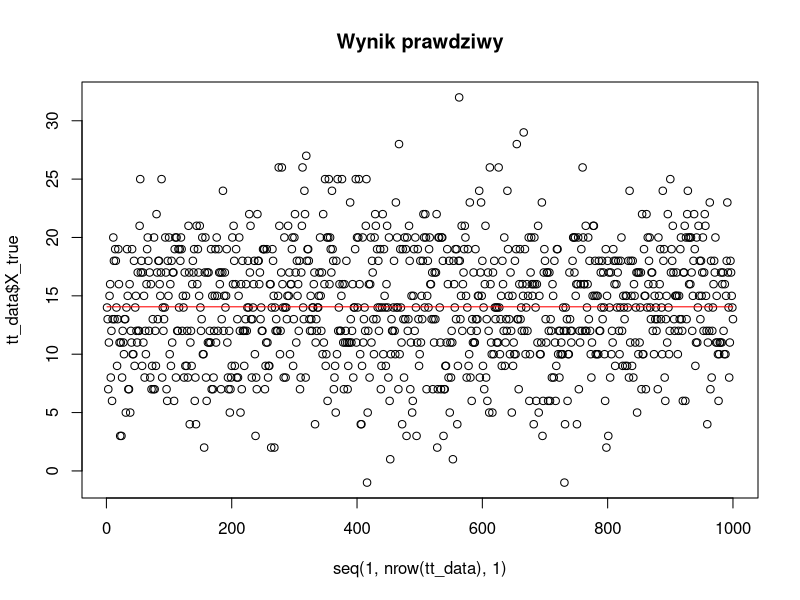
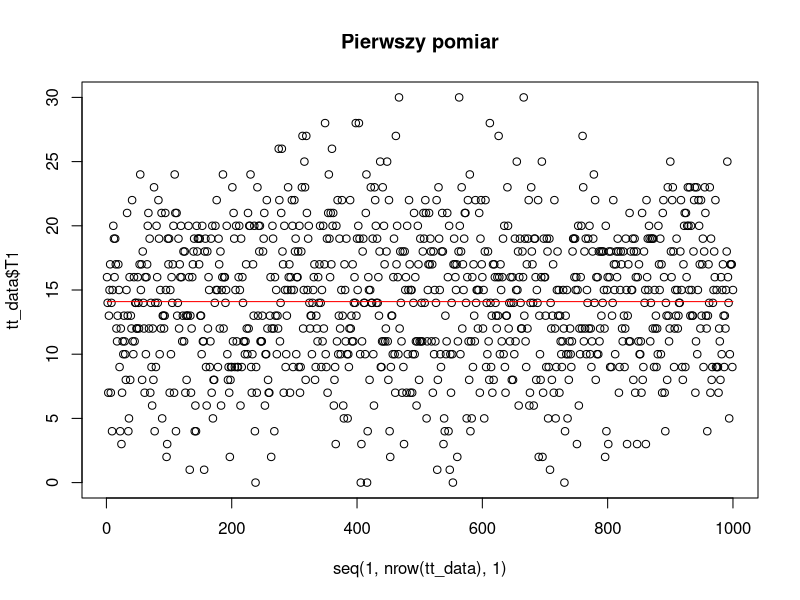
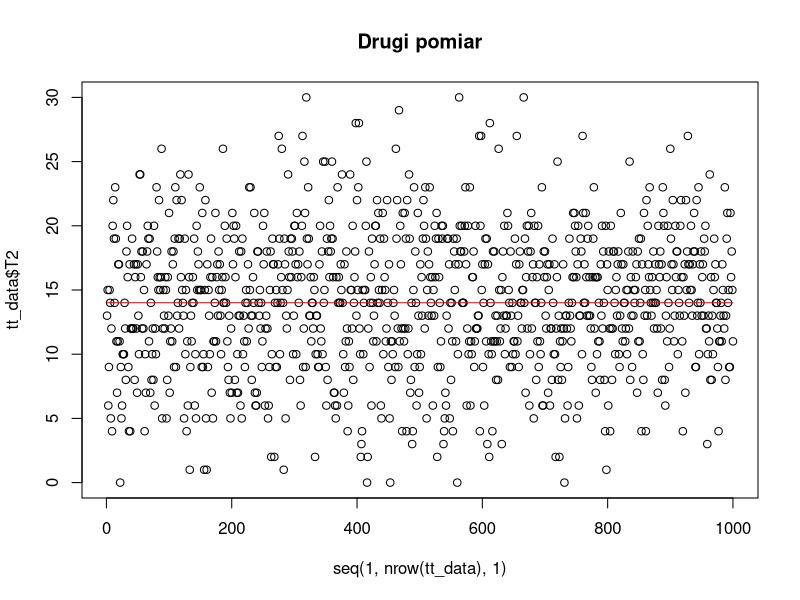
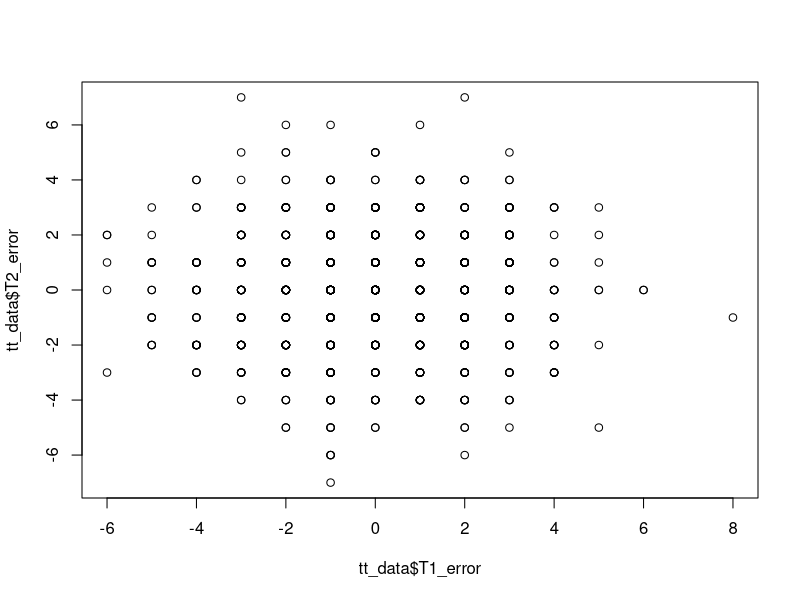
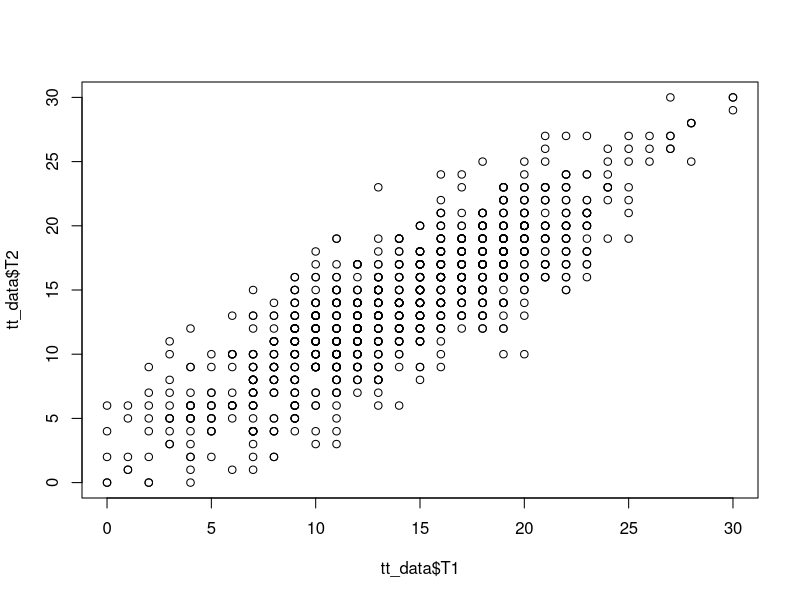

The R script that drew these images, in order:
## ---- chunk 1
options(scipen = 20)
generator <- function (ile_bledu = 2) {
  set.seed(10)
  source_data <- data.frame(
    X_true = round(rnorm(1000, mean = 14, sd = 5)), 
    X_error_T1 = rnorm(1000, mean = 0, sd = ile_bledu),
    X_error_T2 = rnorm(1000, mean = 0, sd = ile_bledu))
  my_data <- data.frame(
    id = rep(seq(1, 1000, 1),2),
    pomiar = c(rep("T1", 1000), rep("T2", 1000)),
    X_true = rep(source_data$X_true, 2),
    X_o = c(source_data$X_true + source_data$X_error_T1, source_data$X_true + source_data$X_error_T2))
  my_data$X_o <- round(my_data$X_o)
  my_data$X_o <- ifelse(my_data$X_o < 0, 0, my_data$X_o)
  my_data$X_o <- ifelse(my_data$X_o > 30, 30, my_data$X_o)
  my_data$X_error <- my_data$X_o - my_data$X_true
  my_data <- my_data[order(my_data$id),c("id", "X_true", "X_error", "pomiar", "X_o")]
  rownames(my_data) <- NULL
  return(my_data)
}
my_reshape <- function (df) {
  df <- reshape(df, idvar = c("id", "X_true"), timevar = "pomiar", v.names = c("X_error", "X_o"),  direction = "wide")
  names(df) <- c("id", "X_true", "T1_error", "T1", "T2_error", "T2")
  df <- df [, c("id", "X_true", "T1_error", "T2_error", "T1", "T2")]
  rownames(df) <- NULL
  return(df)
}
tt_data <- generator()
tt_data <- my_reshape(tt_data)
## ---- chunk 2
head(tt_data, 20)
## ---- chunk 3
sd_X_true <- sd(tt_data$X_true)
sd_X_true
## ---- chunk 4
sd_T1_error <- sd(tt_data$T1_error)
sd_T2_error <- sd(tt_data$T2_error)
sd_T1_error
sd_T2_error
## ---- chunk 5
#Wynik prawdziwy
plot(seq(1, nrow(tt_data), 1), tt_data$X_true, main = "Wynik prawdziwy")
lines(seq(1, nrow(tt_data), 1), rep(mean(tt_data$X_true), nrow(tt_data)), col = "red")

#Pierwszy pomiar
plot(seq(1, nrow(tt_data), 1), tt_data$T1, main = "Pierwszy pomiar")
lines(seq(1, nrow(tt_data), 1), rep(mean(tt_data$T1), nrow(tt_data)), col = "red")

#Drugi pomiar
plot(seq(1, nrow(tt_data), 1), tt_data$T2, main = "Drugi pomiar")
lines(seq(1, nrow(tt_data), 1), rep(mean(tt_data$T2), nrow(tt_data)), col = "red")
## ---- chunk 6
plot(tt_data$T1_error, tt_data$T2_error)
cor(tt_data$T1_error, tt_data$T2_error)
## ---- chunk 7
sd_X_true^2 + sd_T1_error^2
sd(tt_data$T1)^2
sd_X_true^2 + sd_T2_error^2
sd(tt_data$T2)^2
## ---- chunk 8
sd(tt_data$X_true)^2 / (sd(tt_data$X_true)^2 + sd(tt_data$T1_error)^2)
sd(tt_data$X_true)^2 / (sd(tt_data$X_true)^2 + sd(tt_data$T2_error)^2)
## ---- chunk 9
plot(tt_data$T1, tt_data$T2)
cor(tt_data$T1, tt_data$T2)
